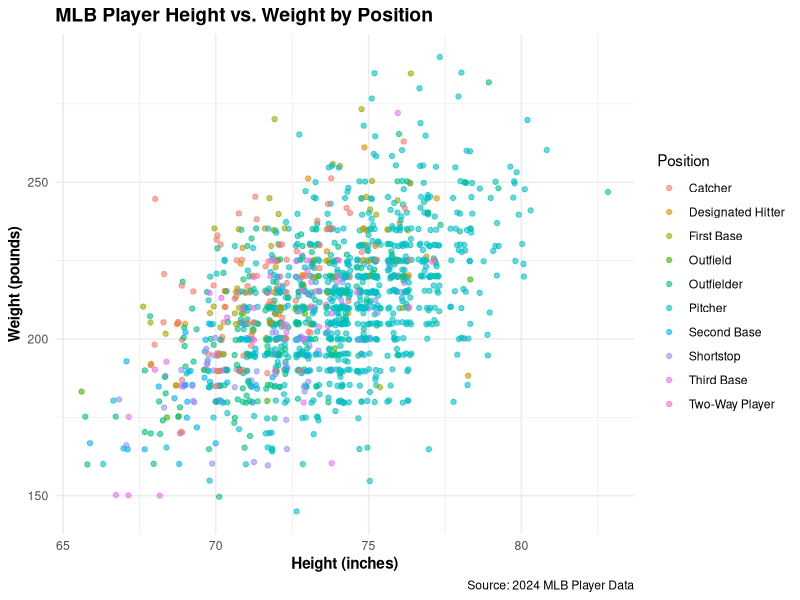

R code for this plot:
## ---- chunk 1
library(tidyverse)

# Read the player data collected from the 2024 MLB season
players <- read_csv("data/players.csv", show_col_types = FALSE)
## ---- chunk 2
ggplot(players, aes(x = height_inches, y = weight, color = position)) +
  geom_jitter(alpha = 0.6) +
  labs(
    title = "MLB Player Height vs. Weight by Position",
    x = "Height (inches)",
    y = "Weight (pounds)",
    color = "Position",
    caption = "Source: 2024 MLB Player Data"
  ) +
  theme_minimal() +
  theme(
    plot.title = element_text(face = "bold", size = 14),
    axis.title = element_text(face = "bold")
  )
